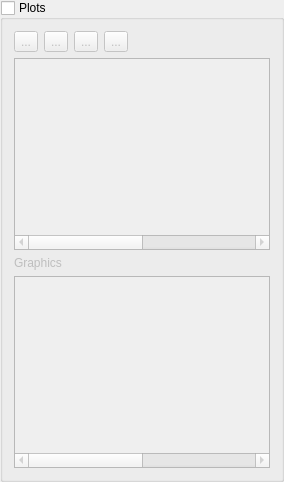
            <widget class="QgsCollapsibleGroupBox" name="groupPlot">
             <property name="title">
              <string>Plots</string>
             </property>
             <property name="checkable">
              <bool>true</bool>
             </property>
             <property name="checked">
              <bool>false</bool>
             </property>
             <property name="collapsed">
              <bool>false</bool>
             </property>
             <layout class="QVBoxLayout" name="verticalLayout_10">
              <item>
               <layout class="QGridLayout" name="gridLayout_5">
                <item row="0" column="2">
                 <widget class="QToolButton" name="btnPlotUp">
                  <property name="text">
                   <string>...</string>
                  </property>
                 </widget>
                </item>
                <item row="0" column="0">
                 <widget class="QToolButton" name="btnAddPlot">
                  <property name="text">
                   <string>...</string>
                  </property>
                 </widget>
                </item>
                <item row="0" column="1">
                 <widget class="QToolButton" name="btnRemovePlot">
                  <property name="text">
                   <string>...</string>
                  </property>
                 </widget>
                </item>
                <item row="1" column="0" colspan="5">
                 <widget class="QTableWidget" name="tablePlots">
                  <property name="minimumSize">
                   <size>
                    <width>0</width>
                    <height>150</height>
                   </size>
                  </property>
                  <attribute name="horizontalHeaderVisible">
                   <bool>false</bool>
                  </attribute>
                  <attribute name="horizontalHeaderCascadingSectionResizes">
                   <bool>false</bool>
                  </attribute>
                  <attribute name="horizontalHeaderDefaultSectionSize">
                   <number>110</number>
                  </attribute>
                  <attribute name="horizontalHeaderMinimumSectionSize">
                   <number>80</number>
                  </attribute>
                  <attribute name="verticalHeaderDefaultSectionSize">
                   <number>20</number>
                  </attribute>
                  <column>
                   <property name="text">
                    <string>Plot Type</string>
                   </property>
                  </column>
                  <column>
                   <property name="text">
                    <string>Plot Items</string>
                   </property>
                  </column>
                  <column>
                   <property name="text">
                    <string>Position</string>
                   </property>
                  </column>
                  <column>
                   <property name="text">
                    <string>Properties</string>
                   </property>
                  </column>
                 </widget>
                </item>
                <item row="0" column="4">
                 <spacer name="horizontalSpacer_3">
                  <property name="orientation">
                   <enum>Qt::Horizontal</enum>
                  </property>
                  <property name="sizeHint" stdset="0">
                   <size>
                    <width>40</width>
                    <height>20</height>
                   </size>
                  </property>
                 </spacer>
                </item>
                <item row="0" column="3">
                 <widget class="QToolButton" name="btnPlotDown">
                  <property name="text">
                   <string>...</string>
                  </property>
                 </widget>
                </item>
                <item row="3" column="0" colspan="5">
                 <widget class="QTableWidget" name="tableGraphics">
                  <property name="minimumSize">
                   <size>
                    <width>0</width>
                    <height>150</height>
                   </size>
                  </property>
                  <attribute name="horizontalHeaderVisible">
                   <bool>false</bool>
                  </attribute>
                  <attribute name="horizontalHeaderDefaultSectionSize">
                   <number>110</number>
                  </attribute>
                  <attribute name="verticalHeaderDefaultSectionSize">
                   <number>20</number>
                  </attribute>
                  <attribute name="verticalHeaderMinimumSectionSize">
                   <number>20</number>
                  </attribute>
                  <column>
                   <property name="text">
                    <string>ID</string>
                   </property>
                  </column>
                  <column>
                   <property name="text">
                    <string>User Label</string>
                   </property>
                  </column>
                  <column>
                   <property name="text">
                    <string>Label Position</string>
                   </property>
                  </column>
                  <column>
                   <property name="text">
                    <string>Properties</string>
                   </property>
                  </column>
                 </widget>
                </item>
                <item row="2" column="0" colspan="5">
                 <widget class="QLabel" name="label_28">
                  <property name="text">
                   <string>Graphics</string>
                  </property>
                 </widget>
                </item>
               </layout>
              </item>
             </layout>
            </widget>
